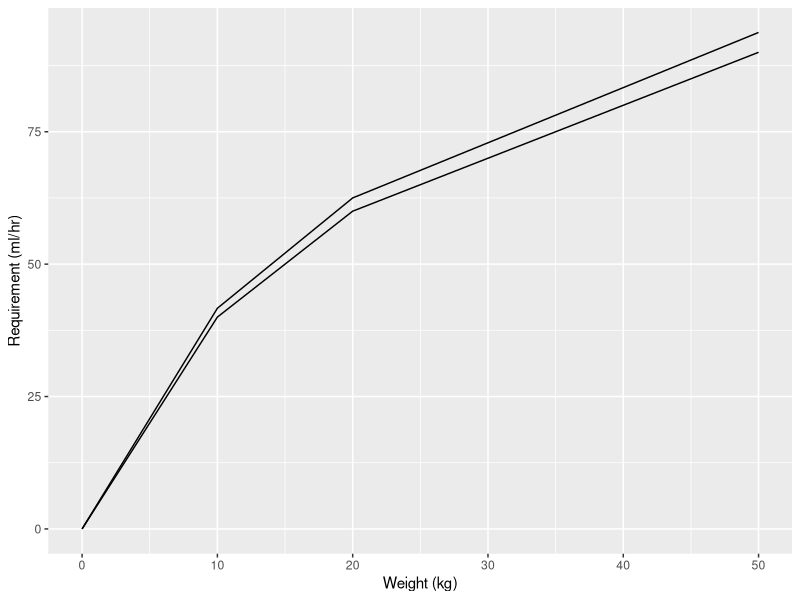

Write R code to recreate this figure.
## ---- chunk 1
Sys.setenv(TZ='GMT')
knitr::opts_chunk$set(echo = FALSE,
                      warning = FALSE,
                      message = FALSE
                      )
## ---- chunk 2
library(tidyverse)
## ---- chunk 3
fluidreq <- readxl::read_xlsx("data.xlsx")
## ---- chunk 4
maintenancefluidreq <- function (weight) {
  if (weight <= 10) {
    weight * 100/24
    } 
  else if (weight < 10 & weight <= 20) {
    (10 * 100/24) + ((weight - 10) * 50/24)
    } 
  else {
    (10 * 100/24) + (10 * 50/24) + ((weight - 20) * 25/24)
    }
}
## ---- chunk 5
example <- maintenancefluidreq(7) %>%
  round
## ---- chunk 6
#4-2-1 Rule
maintenancefluidreq421 <- function (weight) {
  if (weight <= 10) {
    weight * 4
    } 
  else if (weight < 10 & weight <= 20) {
    (10 * 4) + ((weight - 10) * 2)
    } 
  else {
    (10 * 4) + (10 * 2) + ((weight - 20) * 1)
    }
}

fluidreqdf <- data_frame(
  "Weight (kg)" = rep(c(0, 10, 20, 50), 2),
  "Requirement (ml/hr)" = c(sapply(c(0, 10, 20, 50), maintenancefluidreq),
  sapply(c(0, 10, 20, 50), maintenancefluidreq421)),
  "Rules" = c(rep("Trad", 4), rep("421", 4))
)

fluidreqdf %>%
ggplot(aes(x = `Weight (kg)`, y = `Requirement (ml/hr)`, group = Rules)) +
  geom_line()
